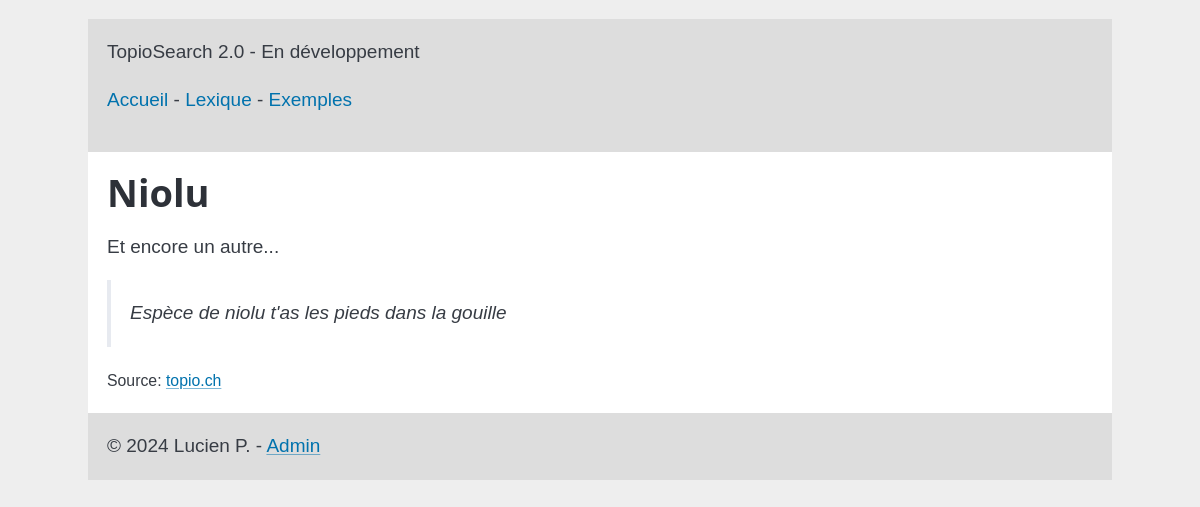
/terms/niolu--t/, run on the app's committed database.
### term/models.py (models this page shows, shortened)
class Term(models.Model):
    url = models.CharField(max_length=64, unique=True, default="undefined")
    name = models.CharField(max_length=64)
    type = models.CharField(max_length=32, null=True, blank=True)
    definition = models.TextField()
    example = models.TextField(null=True, blank=True)
    alternative_forms = models.CharField(max_length=300, null=True, blank=True)
    copyright = models.CharField(max_length=64, null=True, blank=True)
    origin = models.CharField(max_length=300, null=True, blank=True)
    date_added = models.DateTimeField(db_default=Now())
    date_edited = models.DateTimeField(db_default=Now())
    key = models.IntegerField()

### term/views.py (the view)
# urls.py: path('<slug:url>/', views.term, name='term'),
def term(request,url):
    term = Term.objects.get(url=url)
    params = {
        'term': term,
    }
    return render(request, 'term/index.html',params)

### term/templates/term/index.html
{% include 'header.html' %}
    <main id="term__single">
        <h1>{{ term.name }}{% if term.type %} <small>{{ term.type }}</small>{% endif %}</h1>
        <p>{{ term.definition }}</p>
        {% if term.example %}
        <blockquote>{{ term.example }}</blockquote>
        {% endif %}
        <div class="copyright"><small>Source: <a href="{{ term.origin }}" target="_blank">{{ term.copyright }}</a></small></div>
    </main>
{% include 'footer.html' %}

### main/static/style.css (style rules this page uses)
html { background-color:#eee; }
body { margin: 1em auto; max-width: 1024px; box-sizing: border-box; font-family: 'Alegreya Sans', sans-serif; }
main { background-color:#fff;padding: 1em; }
blockquote { font-style:italic; }

### data on the page
Term: name "Niolu", definition "Et encore un autre...", example "Espèce de niolu t'as les pieds dans la gouille", copyright "topio.ch"
